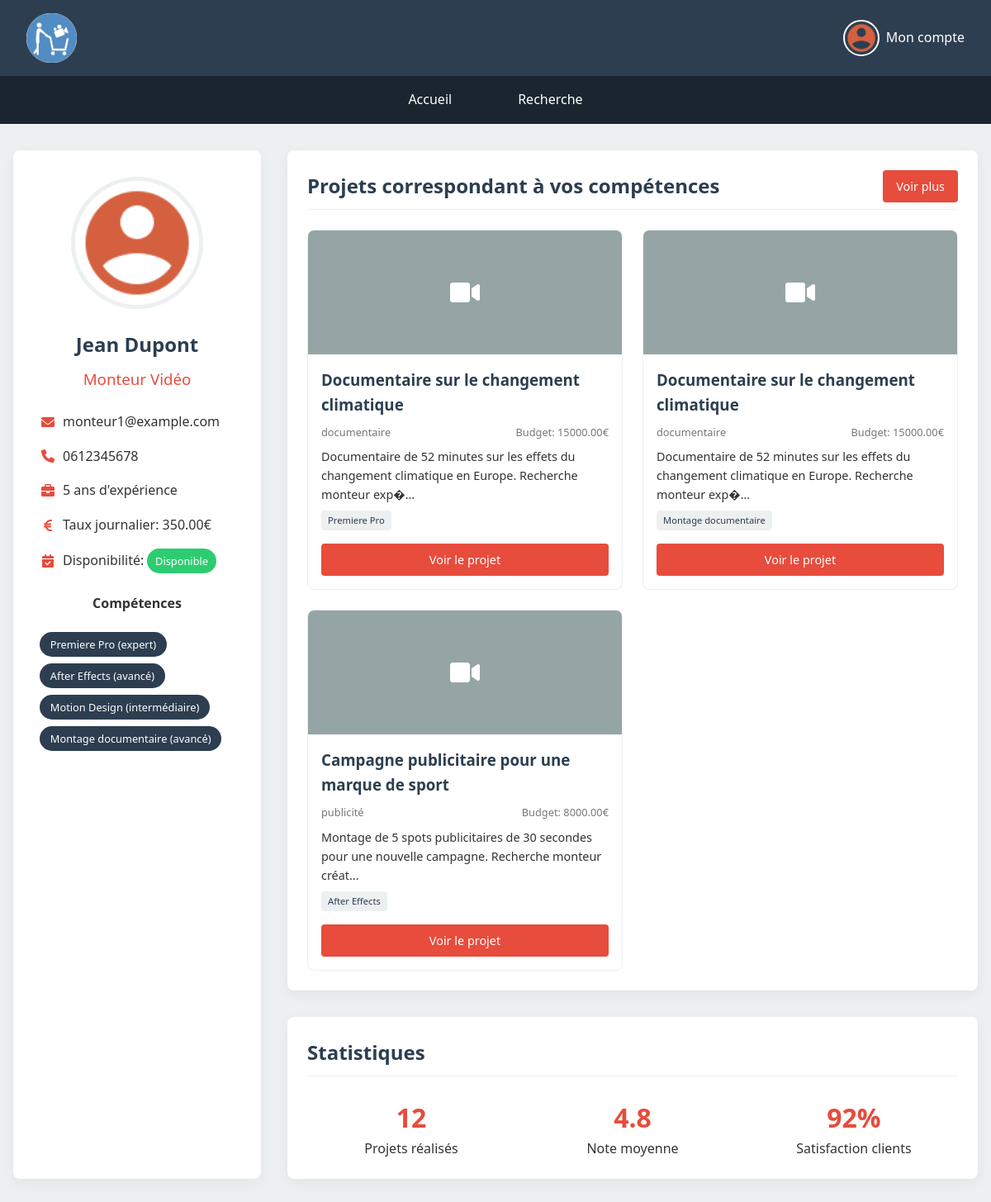
Screenshot of /php/espace/espace_monteur.php (signed in) with the database file from the repository.
### tables this page shows
CREATE TABLE `editors` (
  `editor_id` int(11) NOT NULL,
  `user_id` int(11) NOT NULL,
  `years_experience` int(11) DEFAULT NULL,
  `daily_rate` decimal(10,2) DEFAULT NULL,
  `availability` enum('disponible','occupé','indisponible') DEFAULT 'disponible'
);

CREATE TABLE `users` (
  `user_id` int(11) NOT NULL,
  `email` varchar(100) NOT NULL,
  `password` varchar(255) NOT NULL,
  `first_name` varchar(50) NOT NULL,
  `last_name` varchar(50) NOT NULL,
  `phone` varchar(20) DEFAULT NULL,
  `profile_picture` varchar(255) DEFAULT NULL,
  `bio` text,
  `user_type` enum('client','graphiste','manager','développeur','beatmaker','monteur','employeur','admin') NOT NULL,
  `created_at` timestamp NOT NULL DEFAULT CURRENT_TIMESTAMP,
  `updated_at` timestamp NOT NULL DEFAULT CURRENT_TIMESTAMP ON UPDATE CURRENT_TIMESTAMP
);

CREATE TABLE `editor_skills` (
  `editor_skill_id` int(11) NOT NULL,
  `editor_id` int(11) NOT NULL,
  `skill_id` int(11) NOT NULL,
  `proficiency_level` enum('débutant','intermédiaire','avancé','expert') NOT NULL
);

CREATE TABLE `skills` (
  `skill_id` int(11) NOT NULL,
  `skill_name` varchar(50) NOT NULL,
  `category` varchar(50) NOT NULL
);

CREATE TABLE `project_requirements` (
  `requirement_id` int(11) NOT NULL,
  `project_id` int(11) NOT NULL,
  `skill_id` int(11) NOT NULL,
  `importance` enum('requis','important','optionnel') DEFAULT 'important'
);

CREATE TABLE `projects` (
  `project_id` int(11) NOT NULL,
  `employer_id` int(11) NOT NULL,
  `title` varchar(100) NOT NULL,
  `description` text NOT NULL,
  `project_type` enum('court-métrage','documentaire','publicité','film institutionnel','série','autre') NOT NULL,
  `budget` decimal(10,2) DEFAULT NULL,
  `start_date` date DEFAULT NULL,
  `end_date` date DEFAULT NULL,
  `status` enum('brouillon','publié','en cours','terminé','annulé') DEFAULT 'brouillon',
  `created_at` timestamp NOT NULL DEFAULT CURRENT_TIMESTAMP
);

### php/espace/espace_monteur.php (the view, shortened to what this page needs)
<?php
$servername = 'localhost';
$username = 'root';
$password = 'root';
$dbname = 'ctmdata';
try {
    $pdo = new PDO("mysql:host=$servername;dbname=$dbname", $username, $password);
    $pdo->setAttribute(PDO::ATTR_ERRMODE, PDO::ERRMODE_EXCEPTION);
    $user_id = $_SESSION['user_id'];
    $stmt = $pdo->prepare("
        SELECT u.*, e.years_experience, e.daily_rate, e.availability
        FROM users u
        JOIN editors e ON u.user_id = e.user_id
        WHERE u.user_id = ?
    ");
    $stmt->execute([$user_id]);
    $monteur = $stmt->fetch();
    $user_id = $_SESSION['user_id'];
    $stmt = $pdo->prepare("
        SELECT s.skill_name, es.proficiency_level
        FROM editor_skills es
        JOIN skills s ON es.skill_id = s.skill_id
        WHERE es.editor_id = (
            SELECT editor_id FROM editors WHERE user_id = ?
        )
    ");
    $stmt->execute([$user_id]);
    $competences = $stmt->fetchAll();
    $stmt = $pdo->prepare("
        SELECT p.*, pr.skill_id, s.skill_name
        FROM projects p
        JOIN project_requirements pr ON p.project_id = pr.project_id
        JOIN skills s ON pr.skill_id = s.skill_id
        WHERE p.status = 'publié'
        AND pr.skill_id IN (
            SELECT skill_id FROM editor_skills WHERE editor_id = (
                SELECT editor_id FROM editors WHERE user_id = ?
            )
        )
        ORDER BY p.created_at DESC
        LIMIT 3
    ");
    $stmt->execute([$user_id]);
    $projets = $stmt->fetchAll();
} catch(PDOException $e) {
    die("Erreur de connexion à la base de données: " . $e->getMessage());
}
?>
<html lang="fr">
<head>
    <link rel="stylesheet" href="https://cdnjs.cloudflare.com/ajax/libs/font-awesome/6.0.0-beta3/css/all.min.css">
</head>
<body>
    <header class="main-header">
        <div class="logo-container">
            <a href="../../index.html" class="logo-link">
                <img src="../../pictures/logorond.png" alt="Logo CTM" class="logo">
            </a>
        </div>
        <nav class="user-nav">
            <a href="../espclient.php" class="user-profile">
                <img src="../../pictures/photoDeProfil.png" alt="Photo de profil" class="user-avatar">
                <span class="user-name">Mon compte</span>
            </a>
        </nav>
    </header>
    <nav class="main-nav">
        <ul class="nav-list">
            <li class="nav-item"><a href="../accueil.php" class="nav-link">Accueil</a></li>
            <li class="nav-item"><a href="../recherche.php" class="nav-link">Recherche</a></li>
        </ul>
    </nav>
    <div class="dashboard-container">
        <div class="profile-card">
            <img src="../../pictures/photoDeProfil.png" alt="Photo de profil" class="profile-avatar">
            <h2 class="profile-name"><?php echo htmlspecialchars($monteur['first_name'] . ' ' . $monteur['last_name']); ?></h2>
            <h3 class="profile-title">Monteur Vidéo</h3>
            <div class="profile-info">
                <div class="info-item">
                    <i class="fas fa-envelope info-icon"></i>
                    <span><?php echo htmlspecialchars($monteur['email']); ?></span>
                </div>
                <div class="info-item">
                    <i class="fas fa-phone info-icon"></i>
                    <span><?php echo htmlspecialchars($monteur['phone'] ?? 'Non renseigné'); ?></span>
                </div>
                <div class="info-item">
                    <i class="fas fa-briefcase info-icon"></i>
                    <span><?php echo htmlspecialchars($monteur['years_experience']); ?> ans d'expérience</span>
                </div>
                <div class="info-item">
                    <i class="fas fa-euro-sign info-icon"></i>
                    <span>Taux journalier: <?php echo htmlspecialchars($monteur['daily_rate']); ?>€</span>
                </div>
                <div class="info-item">
                    <i class="fas fa-calendar-check info-icon"></i>
                    <span>Disponibilité:
                        <span class="availability-badge <?php
                            echo $monteur['availability'] === 'disponible' ? 'available' :
                                 ($monteur['availability'] === 'occupé' ? 'busy' : 'unavailable');
                        ?>">
                            <?php
                            echo $monteur['availability'] === 'disponible' ? 'Disponible' :
                                 ($monteur['availability'] === 'occupé' ? 'Occupé' : 'Indisponible');
                            ?>
                        </span>
                    </span>
                </div>
            </div>
            <h4>Compétences</h4>
            <div class="skills-list">
                <?php foreach ($competences as $competence): ?>
                    <div class="skill-tag"><?php echo htmlspecialchars($competence['skill_name']); ?> (<?php echo htmlspecialchars($competence['proficiency_level']); ?>)</div>
                <?php endforeach; ?>
            </div>
        </div>
        <div class="main-content">
            <div class="content-card">
                <div class="card-header">
                    <h2 class="card-title">Projets correspondant à vos compétences</h2>
                    <a href="../employees.php?user_type=monteur" class="btn btn-primary">Voir plus</a>
                </div>
                <?php if (!empty($projets)): ?>
                    <div class="projects-grid">
                        <?php foreach ($projets as $projet): ?>
                            <div class="project-card">
                                <div class="project-image">
                                    <i class="fas fa-video"></i>
                                </div>
                                <div class="project-content">
                                    <h3 class="project-title"><?php echo htmlspecialchars($projet['title']); ?></h3>
                                    <div class="project-meta">
                                        <span><?php echo htmlspecialchars($projet['project_type']); ?></span>
                                        <span>Budget: <?php echo htmlspecialchars($projet['budget']); ?>€</span>
                                    </div>
                                    <p class="project-description"><?php echo htmlspecialchars(substr($projet['description'], 0, 100) . '...'); ?></p>
                                    <div class="project-skills">
                                        <span class="project-skill"><?php echo htmlspecialchars($projet['skill_name']); ?></span>
                                    </div>
                                    <a href="projet_details.php?id=<?php echo $projet['project_id']; ?>" class="btn btn-primary" style="display: block; text-align: center; margin-top: 1rem;">Voir le projet</a>
                                </div>
                            </div>
                        <?php endforeach; ?>
                    </div>
                <?php else: ?>
                    <p>Aucun projet ne correspond actuellement à vos compétences.</p>
                <?php endif; ?>
            </div>
            <div class="content-card">
                <div class="card-header">
                    <h2 class="card-title">Statistiques</h2>
                </div>
                <div style="display: grid; grid-template-columns: repeat(3, 1fr); gap: 1rem; text-align: center;">
                    <div>
                        <h3 style="color: var(--secondary); margin: 0; font-size: 2rem;">12</h3>
                        <p style="margin: 0;">Projets réalisés</p>
                    </div>
                    <div>
                        <h3 style="color: var(--secondary); margin: 0; font-size: 2rem;">4.8</h3>
                        <p style="margin: 0;">Note moyenne</p>
                    </div>
                    <div>
                        <h3 style="color: var(--secondary); margin: 0; font-size: 2rem;">92%</h3>
                        <p style="margin: 0;">Satisfaction clients</p>
                    </div>
                </div>
            </div>
        </div>
    </div>
</body>
</html>

### php/espace/espace_monteur.php (style rules this page uses)
:root { --primary: #2c3e50; --secondary: #e74c3c; --light: #ecf0f1; --dark: #1a252f; --text: #333; --text-light: #777; --white: #ffffff; --gray: #95a5a6; --dark-gray: #7f8c8d; }
body { font-family: 'Segoe UI', Tahoma, Geneva, Verdana, sans-serif; line-height: 1.6; color: var(--text); margin: 0; padding: 0; background-color: var(--light); }
.main-header { background-color: var(--primary); padding: 1rem 2rem; display: flex; justify-content: space-between; align-items: center; box-shadow: 0 2px 10px rgba(0, 0, 0, 0.1); }
.logo { height: 60px; transition: transform 0.3s; }
.user-nav { display: flex; align-items: center; }
.user-profile { display: flex; align-items: center; text-decoration: none; color: var(--white); transition: all 0.3s; }
.user-avatar { width: 40px; height: 40px; border-radius: 50%; margin-right: 0.5rem; border: 2px solid var(--white); transition: all 0.3s; }
.user-name { font-weight: 500; }
.main-nav { background-color: var(--dark); padding: 0; }
.nav-list { display: flex; justify-content: center; list-style: none; margin: 0; padding: 0; }
.nav-item { margin: 0 1rem; }
.nav-link { display: block; padding: 1rem 1.5rem; color: var(--white); text-decoration: none; font-weight: 500; transition: all 0.3s; position: relative; }
.dashboard-container { max-width: 1200px; margin: 2rem auto; padding: 0 1rem; display: grid; grid-template-columns: 300px 1fr; gap: 2rem; }
.profile-card { background: var(--white); border-radius: 8px; padding: 2rem; box-shadow: 0 5px 15px rgba(0, 0, 0, 0.05); text-align: center; }
.profile-avatar { width: 150px; height: 150px; border-radius: 50%; object-fit: cover; margin: 0 auto 1rem; border: 5px solid var(--light); }
.profile-name { color: var(--primary); margin: 0.5rem 0; }
.profile-title { color: var(--secondary); margin: 0 0 1rem; font-weight: 500; }
.profile-info { text-align: left; margin: 1.5rem 0; }
.info-item { margin-bottom: 1rem; display: flex; align-items: center; }
.info-icon { color: var(--secondary); margin-right: 0.5rem; width: 20px; text-align: center; }
.skills-list { display: flex; flex-wrap: wrap; gap: 0.5rem; margin-top: 1rem; }
.skill-tag { background-color: var(--primary); color: var(--white); padding: 0.3rem 0.8rem; border-radius: 20px; font-size: 0.8rem; }
.main-content { display: flex; flex-direction: column; gap: 2rem; }
.content-card { background: var(--white); border-radius: 8px; padding: 1.5rem; box-shadow: 0 5px 15px rgba(0, 0, 0, 0.05); }
.card-header { display: flex; justify-content: space-between; align-items: center; margin-bottom: 1.5rem; border-bottom: 1px solid var(--light); padding-bottom: 0.5rem; }
.card-title { color: var(--primary); margin: 0; }
.btn { display: inline-block; padding: 0.5rem 1rem; border-radius: 4px; text-decoration: none; font-weight: 500; transition: all 0.3s; font-size: 0.9rem; }
.btn-primary { background-color: var(--secondary); color: var(--white); }
.projects-grid { display: grid; grid-template-columns: repeat(auto-fill, minmax(300px, 1fr)); gap: 1.5rem; }
.project-card { border: 1px solid var(--light); border-radius: 8px; overflow: hidden; transition: transform 0.3s, box-shadow 0.3s; }
.project-image { height: 150px; background-color: var(--gray); display: flex; align-items: center; justify-content: center; color: var(--white); font-size: 2rem; }
.project-content { padding: 1rem; }
.project-title { color: var(--primary); margin: 0 0 0.5rem; }
.project-meta { display: flex; justify-content: space-between; color: var(--text-light); font-size: 0.8rem; margin-bottom: 0.5rem; }
.project-description { font-size: 0.9rem; margin: 0.5rem 0; color: var(--text); }
.project-skills { display: flex; flex-wrap: wrap; gap: 0.3rem; margin-top: 0.5rem; }
.project-skill { background-color: var(--light); color: var(--primary); padding: 0.2rem 0.5rem; border-radius: 4px; font-size: 0.7rem; }
.availability-badge { display: inline-block; padding: 0.3rem 0.6rem; border-radius: 20px; font-size: 0.8rem; font-weight: 500; }
.available { background-color: #2ecc71; color: white; }

### rows the page displays
editors: user.last_name "Jean Dupont", user.email "monteur1@example.com", user.phone "0612345678", years_experience "5", daily_rate "350.00"
editor_skills: skill.skill_name "Premiere Pro", proficiency_level "expert"
editor_skills: skill.skill_name "After Effects", proficiency_level "avancé"
editor_skills: skill.skill_name "Motion Design", proficiency_level "intermédiaire"
editor_skills: skill.skill_name "Montage documentaire", proficiency_level "avancé"
project_requirements: project.title "Documentaire sur le changement climatique", project.project_type "documentaire", project.budget "15000.00", project.description "Documentaire de 52 minutes sur les effets du changement climatique en Europe. Recherche monteur exp�...", skill.skill_name "Premiere Pro"
project_requirements: project.title "Documentaire sur le changement climatique", project.project_type "documentaire", project.budget "15000.00", project.description "Documentaire de 52 minutes sur les effets du changement climatique en Europe. Recherche monteur exp�...", skill.skill_name "Montage documentaire"
project_requirements: project.title "Campagne publicitaire pour une marque de sport", project.project_type "publicité", project.budget "8000.00", project.description "Montage de 5 spots publicitaires de 30 secondes pour une nouvelle campagne. Recherche monteur créat...", skill.skill_name "After Effects"
